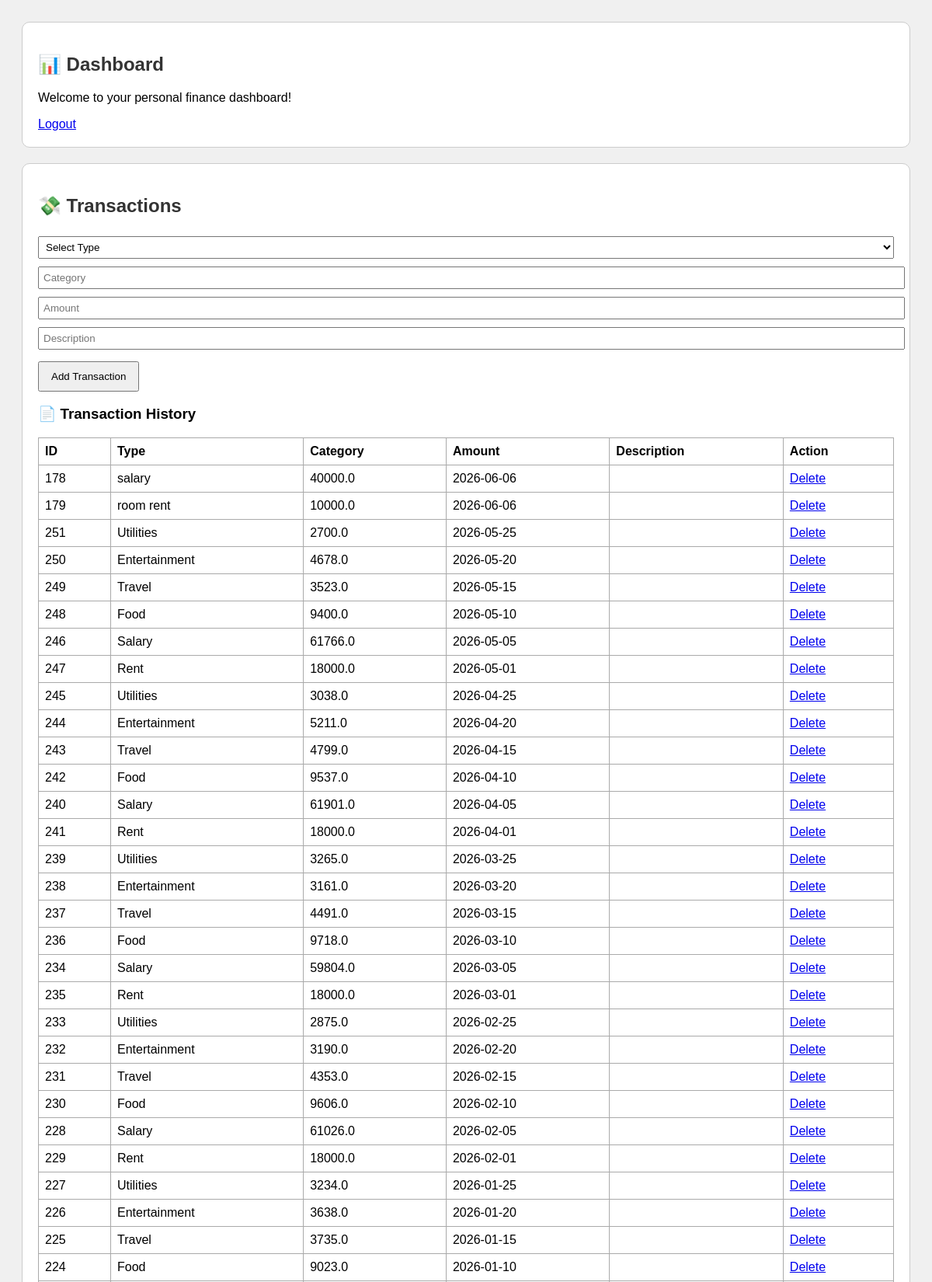
/ (signed in, upper part), run on the app's committed database.
### tables this page shows
CREATE TABLE transactions (
            id INTEGER PRIMARY KEY AUTOINCREMENT,
            user_id INTEGER NOT NULL,
            type TEXT CHECK(type IN ('Income', 'Expense')) NOT NULL,
            category TEXT NOT NULL,
            amount REAL NOT NULL,
            date TEXT NOT NULL,
            description TEXT,
            FOREIGN KEY (user_id) REFERENCES users(id)
        );

### app.py (the view)
@app.route("/")
def home():
    logged_in = "user_id" in session
    user_id = session.get("user_id")
    txs = []
    summary_data = []
    if logged_in and user_id:
        conn = get_db_connection()
        cursor = conn.cursor()
        cursor.execute("SELECT id, type, category, amount, date, description FROM transactions WHERE user_id = ? ORDER BY date DESC", (user_id,))
        txs = cursor.fetchall()
        now = datetime.now()
        cursor.execute("SELECT category, amount FROM budgets WHERE user_id = ? AND month = ? AND year = ?", (user_id, str(now.month), str(now.year)))
        budgets = cursor.fetchall()
        for cat, b_amt in budgets:
            cursor.execute("""
                SELECT SUM(amount) FROM transactions
                WHERE user_id=? AND type='Expense' AND category=? AND
                      strftime('%m', date) = ? AND strftime('%Y', date) = ?
            """, (user_id, cat, f"{now.month:02}", str(now.year)))
            total_spent = cursor.fetchone()[0] or 0.0
            summary_data.append({
                "category": cat,
                "budget": b_amt,
                "spent": total_spent,
                "remaining": b_amt - total_spent
            })
        conn.close()
    return render_template(
        "dashboard.html",
        show_register=not logged_in,
        show_login=not logged_in,
        show_dashboard=logged_in,
        transactions=txs,
        summary=summary_data
    )

### database.py (called while the page is built)
def get_db_connection():
    conn = sqlite3.connect("finance.db")
    return conn

### templates/dashboard.html (shortened to what this page needs)
<!DOCTYPE html>
<html lang="en">
  <head>
  </head>
  <body>
     {% if show_dashboard %}
    <div class="section">
      <h2>📊 Dashboard</h2>
      <p>Welcome to your personal finance dashboard!</p>
      <a href="/logout">Logout</a>
    </div>
    <div class="section">
      <h2>💸 Transactions</h2>
      <form method="POST" action="/add_transaction">
        <select name="type" required>
          <option value="">Select Type</option>
          <option value="Expense">Expense</option></select
        ><br />
        <input
          type="text"
          name="category"
          placeholder="Category"
          required
        /><br />
        <input
          type="number"
          name="amount"
          placeholder="Amount"
          required
        /><br />
        <input type="text" name="description" placeholder="Description" /><br />
        <button type="submit">Add Transaction</button>
      </form>
      {% if transactions %}
      <h3>📄 Transaction History</h3>
      <table>
        <tr>
          <th>ID</th>
          <th>Type</th>
          <th>Category</th>
          <th>Amount</th>
          <th>Description</th>
          <th>Action</th>
        </tr>
        {% for txn in transactions %}
        <tr>
          <td>{{ txn[0] }}</td>
          <td>{{ txn[2] }}</td>
          <td>{{ txn[3] }}</td>
          <td>{{ txn[4] }}</td>
          <td>{{ txn[6] }}</td>
          <td><a href="/delete/{{ txn[0] }}">Delete</a></td>
        </tr>
        {% endfor %}
      </table>
      {% endif %}
    </div>
    {% endif %}
  </body>
</html>

### templates/dashboard.html (style rules this page uses)
body { font-family: Arial; padding: 20px; background: #f0f0f0; }
.section { border: 1px solid #ccc; border-radius: 10px; background: #fff; padding: 20px; margin-bottom: 20px; }
h2 { color: #333; }
input, select { padding: 5px; margin: 5px 0; width: 100%; }
button { padding: 10px 15px; margin-top: 10px; }
table { width: 100%; border-collapse: collapse; margin-top: 10px; }
th, td { border: 1px solid #aaa; padding: 8px; text-align: left; }

### data on the page
transactions: id "178", category "salary", amount "40000.0", date "2026-06-06"
transactions: id "179", category "room rent", amount "10000.0", date "2026-06-06"
transactions: id "251", category "Utilities", amount "2700.0", date "2026-05-25"
transactions: id "250", category "Entertainment", amount "4678.0", date "2026-05-20"
transactions: id "249", category "Travel", amount "3523.0", date "2026-05-15"
transactions: id "248", category "Food", amount "9400.0", date "2026-05-10"
transactions: id "246", category "Salary", amount "61766.0", date "2026-05-05"
transactions: id "247", category "Rent", amount "18000.0", date "2026-05-01"
transactions: id "245", category "Utilities", amount "3038.0", date "2026-04-25"
transactions: id "244", category "Entertainment", amount "5211.0", date "2026-04-20"
transactions: id "243", category "Travel", amount "4799.0", date "2026-04-15"
transactions: id "242", category "Food", amount "9537.0", date "2026-04-10"
transactions: id "240", category "Salary", amount "61901.0", date "2026-04-05"
transactions: id "241", category "Rent", amount "18000.0", date "2026-04-01"
transactions: id "239", category "Utilities", amount "3265.0", date "2026-03-25"
transactions: id "238", category "Entertainment", amount "3161.0", date "2026-03-20"
transactions: id "237", category "Travel", amount "4491.0", date "2026-03-15"
transactions: id "236", category "Food", amount "9718.0", date "2026-03-10"
transactions: id "234", category "Salary", amount "59804.0", date "2026-03-05"
transactions: id "235", category "Rent", amount "18000.0", date "2026-03-01"
transactions: id "233", category "Utilities", amount "2875.0", date "2026-02-25"
transactions: id "232", category "Entertainment", amount "3190.0", date "2026-02-20"
transactions: id "231", category "Travel", amount "4353.0", date "2026-02-15"
transactions: id "230", category "Food", amount "9606.0", date "2026-02-10"
transactions: id "228", category "Salary", amount "61026.0", date "2026-02-05"
transactions: id "229", category "Rent", amount "18000.0", date "2026-02-01"
transactions: id "227", category "Utilities", amount "3234.0", date "2026-01-25"
transactions: id "226", category "Entertainment", amount "3638.0", date "2026-01-20"
transactions: id "225", category "Travel", amount "3735.0", date "2026-01-15"
transactions: id "224", category "Food", amount "9023.0", date "2026-01-10"
